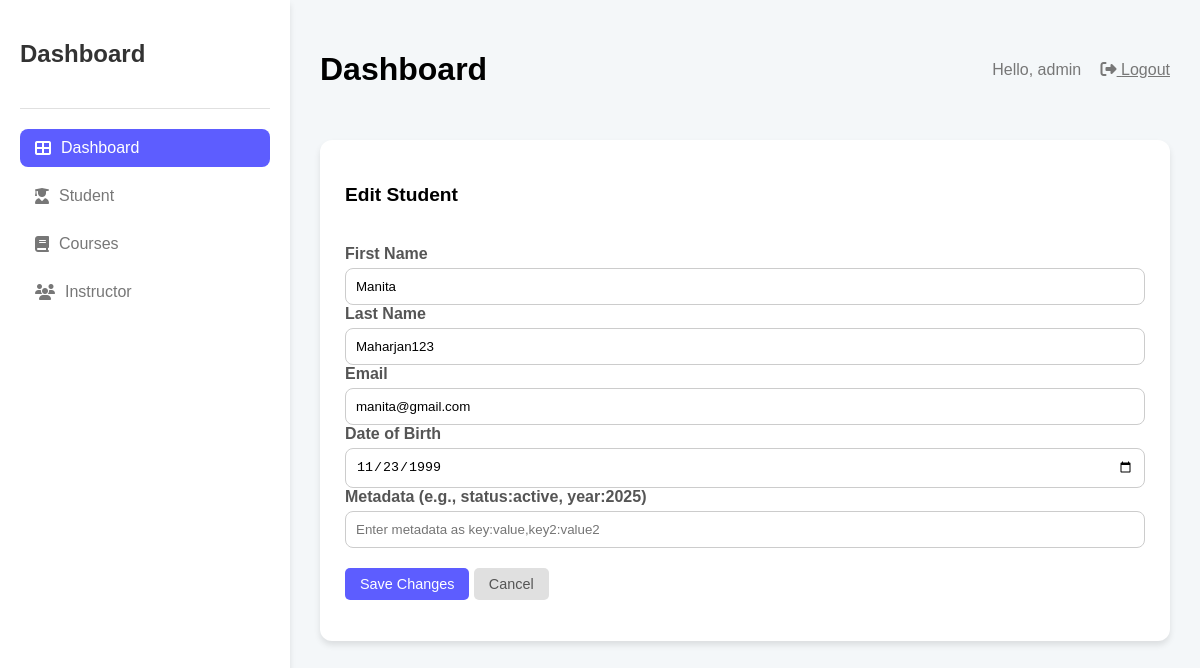
Page /edit-student/1/ (signed in) on the committed database.
### student/models.py (models this page shows, shortened)
class Student(models.Model):
    first_name = models.CharField(max_length=100)
    last_name = models.CharField(max_length=100)
    email = models.EmailField(unique=True)
    dob = models.DateField()
    metadata = models.ManyToManyField("Metadata", related_name="students", blank=True)

### student/views.py (the view, shortened to what this page needs)
# urls.py: path('edit-student/<int:pk>/', views.edit_student, name='edit_student'),
@login_required
def edit_student(request, pk):
    student = get_object_or_404(Student, pk=pk)
    return render(request, 'student_app/edit_student.html', {'student': student})

### templates/student_app/edit_student.html (shortened to what this page needs)
{% extends 'core/dashboard.html' %}
{% load static %}
{% block content %}
<div class="card">
    <div class="card-header">
        <h3>Edit Student</h3>
    </div>
    <div class="card-body">
        <form method="POST">
            <div class="form-group mb-3">
                <label for="first_name">First Name</label>
                <input type="text" id="first_name" name="first_name" class="form-control" value="{{ student.first_name }}" required>
            </div>
            <div class="form-group mb-3">
                <label for="last_name">Last Name</label>
                <input type="text" id="last_name" name="last_name" class="form-control" value="{{ student.last_name }}" required>
            </div>
            <div class="form-group mb-3">
                <label for="email">Email</label>
                <input type="email" id="email" name="email" class="form-control" value="{{ student.email }}" required>
            </div>
            <div class="form-group mb-3">
                <label for="dob">Date of Birth</label>
                <input type="date" id="dob" name="dob" class="form-control" value="{{ student.dob|date:'Y-m-d' }}" required>
            </div>
            <div class="form-group mb-3">
                <label for="metadata">Metadata (e.g., status:active, year:2025)</label>
                <input type="text" id="metadata" name="metadata" class="form-control" placeholder="Enter metadata as key:value,key2:value2">
            </div>
            <div class="button-container">
              <button type="submit" class="btn btn-primary">Save Changes</button>
              <a href="{% url 'student_list' %}" class="btn btn-secondary">Cancel</a>
          </div>
        </form>
    </div>
</div>
{% endblock content %}

### templates/core/dashboard.html (shortened to what this page needs)
<!DOCTYPE html>
<html lang="en">
<head>
    <link rel="stylesheet" href="https://cdnjs.cloudflare.com/ajax/libs/font-awesome/6.4.0/css/all.min.css">
<body>
    <div class="dashboard-container">
        <div class="sidebar">
            <div class="sidebar-header"><h2>Dashboard</h2></div>
            <ul class="sidebar-menu">
                <li><a href="{% url 'dashboard' %}" class="active"><i class="fa fa-th-large"></i> Dashboard</a></li>
                <li><a href="{% url 'student_list' %}"><i class="fa fa-user-graduate"></i> Student</a></li>
                <li><a href="{% url 'course_list' %}"><i class="fa fa-book"></i> Courses</a></li>
                <li><a href="{% url 'instructor_list' %}"><i class="fa fa-users"></i> Instructor</a></li>
            </ul>
        </div>
        <div class="main-content">
            <div class="header">
                <div>
                    <h1>Dashboard</h1>
                </div>
                <div>
                    {% if user.is_authenticated %}
                        <span style="margin-right:15px; color:#777;">Hello, {{ user.username }}</span>
                        <a href="{% url 'index' %}" style="color:#777;"><i class="fa fa-sign-out-alt"></i> Logout</a>
                    {% else %}
                        <i class="fa fa-search" style="margin-right:15px; color:#777;"></i>
                        <i class="fa fa-bell" style="margin-right:15px; color:#777;"></i>
                        <i class="fa fa-moon" style="color:#777;"></i>
                    {% endif %}
                </div>
            </div>
            {%block content%}{% endblock content %}
            </div>
        </div>
</body>
</html>

### templates/core/dashboard.html (style rules this page uses)
body { font-family: 'Poppins', sans-serif; background-color: #f4f7f9; margin: 0; }
.dashboard-container { display: flex; min-height: 100vh; }
.sidebar { width: 250px; background-color: white; padding: 20px; box-shadow: 0 4px 6px rgba(0,0,0,0.1); }
.sidebar-header { padding-bottom: 20px; border-bottom: 1px solid #e0e0e0; margin-bottom: 20px; }
.sidebar-header h2 { font-size: 1.5rem; color: #333; }
.sidebar-menu { list-style: none; padding: 0; }
.sidebar-menu a { display: flex; align-items: center; padding: 10px 15px; border-radius: 8px; text-decoration: none; color: #777; margin-bottom: 10px; transition: 0.3s; }
.sidebar-menu a.active { background-color: #5d5dff; color: white; }
.sidebar-menu a i { margin-right: 10px; }
.main-content { flex: 1; padding: 30px; }
.header { display: flex; justify-content: space-between; align-items: center; margin-bottom: 30px; }
.header h1 { font-size: 2rem; }
.card { background-color: white; padding: 25px; border-radius: 12px; box-shadow: 0 4px 6px rgba(0,0,0,0.1); }
.card-header { display: flex; justify-content: space-between; align-items: center; margin-bottom: 20px; }
.card-header h3 { font-size: 1.2rem; }

### templates/student_app/edit_student.html (style rules this page uses)
.form-group label { font-weight: 600; color: #555; }
.form-group input { display: block; width: 100%; padding: 10px; border: 1px solid #ccc; border-radius: 8px; margin-top: 5px; }
.btn { padding: 8px 15px; border-radius: 5px; text-decoration: none; font-size: 0.9rem; cursor: pointer; transition: background-color 0.3s ease; border: none; }
.btn-primary { background-color: #5d5dff; color: white; }
.btn-secondary { background-color: #e0e0e0; color: #555; }
.button-container { margin-top: 20px; }

### rows in the picture
Student: first_name "Manita", last_name "Maharjan123", email "manita@gmail.com", dob "11/23/1999"

### other values in the picture
{{ user.username }} "admin"
